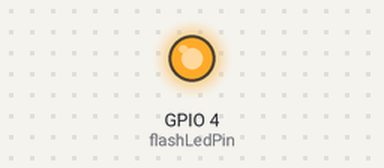
Simulated run of this sketch. Board: ESP32. On the bench: output pins drawn as LEDs (lit = HIGH).

Above: at 1.0 s.
At 3.0 s:
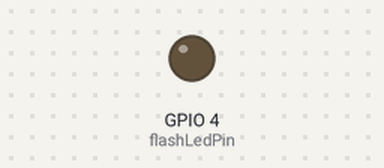
Timing chart, 0 to 5.2 s (numbered marks = the images above):
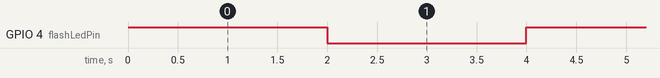

Measured:
- by itself, GPIO 4 (flashLedPin): alternates HIGH for 2.0 s and LOW for 2.0 s

The sketch:

LED_Flash_blink_attempt.ino
```cpp
//Author: Nayeem Islam Shanto
//Intended board: AI thinker ESP32 code
//Sketch started: 10/21/2023. //Month/day// year.

#define flashLedPin 4

void setup()
{
  pinMode(flashLedPin, OUTPUT);
}


void loop()
{
       digitalWrite(flashLedPin, HIGH);
       delay(2000);
       digitalWrite(flashLedPin, LOW);
       delay(2000);
}
```
